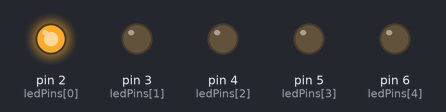
Simulated run of this sketch. Board: Arduino Uno, built with avr-gcc and run on an emulated ATmega328P. On the bench: output pins drawn as LEDs (lit = HIGH).

Above: at 0.05 s.
At 0.75 s:
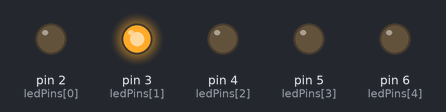
At 1.45 s:
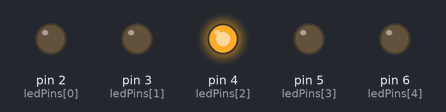
At 2.15 s:
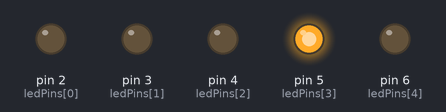
At 2.85 s:
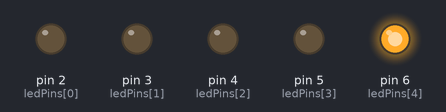
Timing chart, 0 to 3.1 s (numbered marks = the images above):
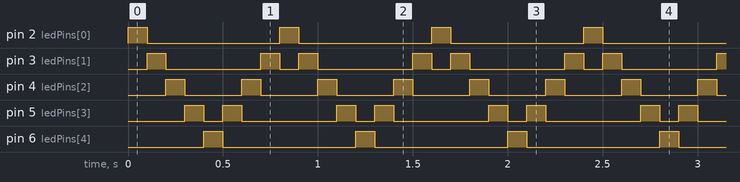

Measured:
- by itself, pin 2 (ledPins[0]), pin 6 (ledPins[4]): alternates HIGH for 0.10 s and LOW for 0.70 s
- by itself, pin 3 (ledPins[1]): repeats every 0.80 s: LOW 0.50 s, HIGH 0.10 s, LOW 0.10 s, HIGH 0.10 s
- by itself, pin 4 (ledPins[2]): alternates HIGH for 0.10 s and LOW for 0.30 s
- by itself, pin 5 (ledPins[3]): repeats every 0.80 s: LOW 0.10 s, HIGH 0.10 s, LOW 0.50 s, HIGH 0.10 s

The sketch:

Project_05_LED_Flowing_Light.ino
```cpp
/*

Keye New RFID Starter Kit

Project 5

LED flowing light

Edit By Keyes

*/

int ledPins[] = {2, 3, 4, 5, 6, }; // Define the pin of the LED

int ledCount = 5; // Number of LEDs

int delayTime = 100; // Delay time in ms

void setup() {

for (int i = 0; i < ledCount; i++) {

pinMode(ledPins[i], OUTPUT); // Set the LED pin to output mode

}

}

void loop() {

for (int i = 0; i < ledCount; i++) {

digitalWrite(ledPins[i], HIGH); // Light up the current LED

delay(delayTime); // Delay

digitalWrite(ledPins[i], LOW); // Light off the current LED

}

for (int i = ledCount - 2; i > 0; i--) {

digitalWrite(ledPins[i], HIGH); // Light up the current LED

delay(delayTime); // Delay

digitalWrite(ledPins[i], LOW); // Light off the current LED

}

}
```
